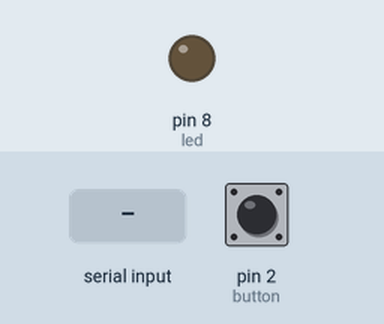
Bench run of a sketch on a simulated Arduino Uno, built with avr-gcc and run on an emulated ATmega328P. Parts: output pins drawn as LEDs (lit = HIGH). Inputs (shaded band) come from the test bench; at power-on: pin 2 (button) HIGH. What the sketch prints to the serial monitor is not drawn.

Above: at 1.2 s.
1.3 s: "1" received over the second serial link
At 1.7 s:
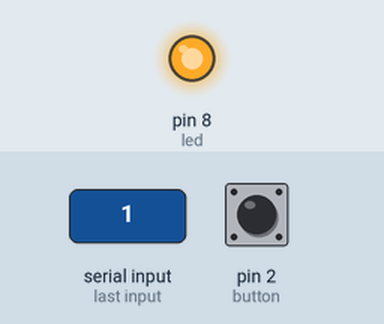
5.9 s: "0" received over the second serial link
At 7.2 s:
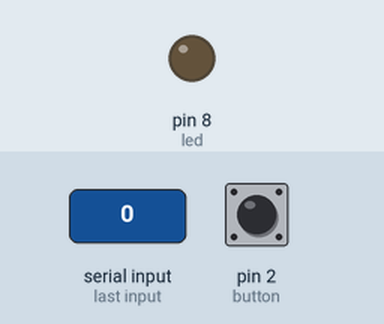
Timing chart, 0 to 8.9 s (numbered marks = the images above; inputs shaded):
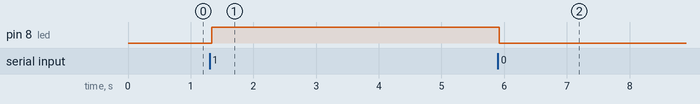

Measured:
- after the input at 1.3 s, pin 8 (led): LOW → HIGH at once
- after the input at 5.9 s, pin 8 (led): HIGH → LOW at once

The sketch:

this_is_slave.ino
```cpp
//this is slave

#include <SoftwareSerial.h>

SoftwareSerial BTSerial(10, 11);

int state = 0;
const int led = 8;
const int button = 2;
int buttonstate = 1;

void setup()
{
  BTSerial.begin(38400);
  Serial.begin(9600);
  pinMode(led, OUTPUT);
  digitalWrite(led, LOW);
  pinMode(button, INPUT);
  digitalWrite(button, HIGH);
}
void loop()
{
 if(BTSerial.available() > 0)
 {
    // Checks whether data is comming from the serial port
    state = BTSerial.read(); // Reads the data from the serial port
    Serial.print("received: ");
    Serial.println(state);
 }

 // Reading the button
 buttonstate = digitalRead(button);
 if (buttonstate == LOW)
 {
   BTSerial.write('1'); // Sends '1' to the master to turn on LED
   Serial.println("LOW");
 }
 else
 {
   BTSerial.write('0');
   Serial.println("HIGH");
 }

  if (state == '1')
 {
  Serial.println("LED ON");
  digitalWrite(led, HIGH); // LED ON
  state = 0;
 }
 else if (state == '0')
 {
  digitalWrite(led, LOW); // LED ON
  state = 0;
 }
}
```
